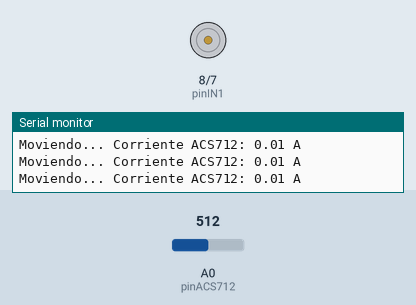
Simulated run of this sketch. Board: Arduino Uno, built with avr-gcc and run on an emulated ATmega328P. Shown: motor-driver pin pairs drawn as motors (green arrow = first pin HIGH = forward, orange = second pin HIGH = backward, longer = more drive, scaled by the enable pin), the last lines printed to the serial monitor. Inputs (shaded band) come from the test bench; at power-on: A0 (pinACS712) = 512.

Above: at 3.8 s.
3.9 s: A0 (pinACS712) set to 504
At 7.0 s:
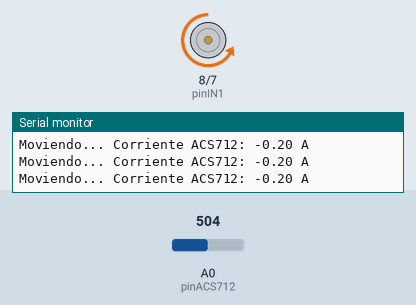
At 11.5 s:
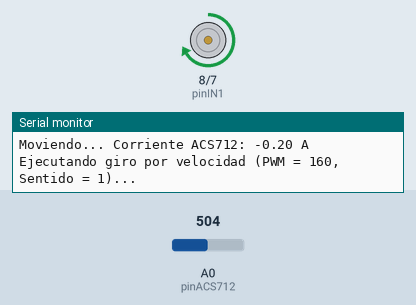
Timing chart, 0 to 12.9 s (numbered marks = the images above; inputs shaded):
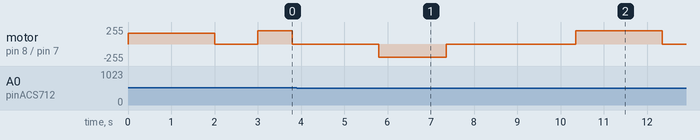

The sketch:

1_Prueba_pendulo.ino
```cpp
// Pines Puente H
const int pinPWM = 9;   // Pin ENA (PWM)
const int pinIN1 = 8;   // Pin IN1 (Dirección)
const int pinIN2 = 7;   // Pin IN2 (Dirección)

// Pin y Configuración del Sensor de Corriente ACS712
const int pinACS712 = A0;
const float VCC = 5.0; // Voltaje de operación de Arduino
/*
Según módulo ACS712:
5A  -> 0.185 (185 mV/A)
20A -> 0.100 (100 mV/A)
30A -> 0.066 (66 mV/A)*/
const float SENSIBILIDAD_ACS712 = 0.185;

// Calibración tiempo-ángulo (ms por grado a velocidad base)
const float MS_POR_GRADO = 8.5;

void setup() {
  Serial.begin(9600);
  pinMode(pinPWM, OUTPUT);
  pinMode(pinIN1, OUTPUT);
  pinMode(pinIN2, OUTPUT);
}

// -------------------------------------------------------------------
// FUNCIÓN AUXILIAR: Lee el sensor de corriente ACS712 y retorna Amperios
// -------------------------------------------------------------------
float leerCorrienteACS712() {
  int lecturaADC = analogRead(pinACS712);
  float voltajePin = (lecturaADC / 1023.0) * VCC;
  // El ACS712 entrega VCC/2 (2.5V) en reposo (0 Amperios)
  float corriente = (voltajePin - (VCC / 2.0)) / SENSIBILIDAD_ACS712;
  return corriente;
}

// -------------------------------------------------------------------
// FUNCIÓN 1: Mover por Velocidad y Sentido
// - velocidad: 0 a 255 (PWM)
// - sentido: 1 (Horario), -1 (Antihorario), 0 (Detener)
// -------------------------------------------------------------------
void moverPorVelocidad(int velocidad, int sentido) {
  velocidad = constrain(velocidad, 0, 255);

  if (sentido > 0) {
    digitalWrite(pinIN1, HIGH);
    digitalWrite(pinIN2, LOW);
  } else if (sentido < 0) {
    digitalWrite(pinIN1, LOW);
    digitalWrite(pinIN2, HIGH);
  } else {
    digitalWrite(pinIN1, LOW);
    digitalWrite(pinIN2, LOW);
  }

  analogWrite(pinPWM, velocidad);
}

// -------------------------------------------------------------------
// FUNCIÓN 2: Mover por Ángulo (Grados)
// - grados: Ángulo a desplazar (Ej: 90, 180, -90 para sentido opuesto)
// - velocidad: Velocidad PWM para realizar el movimiento
// -------------------------------------------------------------------
void moverPorAngulo(float grados, int velocidad) {
  if (grados == 0) {
    moverPorVelocidad(0, 0);
    return;
  }

  int sentido = (grados > 0) ? 1 : -1;
  float gradosAbsolutos = abs(grados);

  // Calcula el tiempo necesario en milisegundos para girar los grados indicados
  unsigned long tiempoTransicion = gradosAbsolutos * MS_POR_GRADO;

  moverPorVelocidad(velocidad, sentido);

  unsigned long tiempoInicio = millis();
  while (millis() - tiempoInicio < tiempoTransicion) {
    // Lectura constante de la corriente mientras se ejecuta el movimiento
    float corrienteActual = leerCorrienteACS712();
    Serial.print("Moviendo... Corriente ACS712: ");
    Serial.print(corrienteActual, 2);
    Serial.println(" A");
    delay(50);
  }

  // Detener el motor al finalizar el giro
  moverPorVelocidad(0, 0);
}

void loop() {
  // --- PRUEBA DE LA FUNCIÓN 1: Control por velocidad y sentido ---
  Serial.println("Ejecutando giro por velocidad (PWM = 160, Sentido = 1)...");
  moverPorVelocidad(160, 1);
  delay(2000);

  moverPorVelocidad(0, 0); // Detener motor
  delay(1000);

  // --- PRUEBA DE LA FUNCIÓN 2: Control por grados ---
  Serial.println("Ejecutando movimiento a 90 grados a velocidad PWM 200...");
  moverPorAngulo(90.0, 200);
  delay(2000);

  Serial.println("Ejecutando movimiento a -180 grados a velocidad PWM 200...");
  moverPorAngulo(-180.0, 200);
  delay(3000);
}
```

Measured:
- the behaviour switches between 512 and 511 on A0 (pinACS712) (found by bisection; images 0 and 1)
